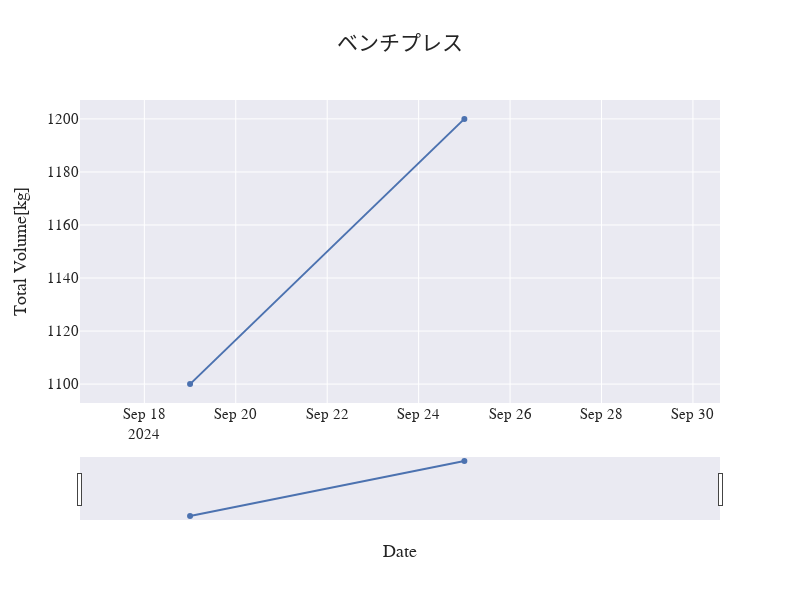

Notebook code cell kept with this figure:
### Code cell
menu = training_menus[2]
import plotly.graph_objects as go
fig = go.Figure()
fig.add_trace(go.Scatter(x=total_volume_df["日付"],
                         y=total_volume_df[menu], 
                         connectgaps=True))

fig.update_xaxes(rangeslider={"visible":True}) # X軸に range slider を表示（下図参照）

# fig.update_yaxes(scaleanchor="x", scaleratio=1) # Y軸のスケールをX軸と同じに（plt.axis("equal")）

fig.update_layout(title=menu) # グラフタイトルを設定
fig.update_layout(font={"family":"Meiryo", "size":15}) # フォントファミリとフォントサイズを指定
# fig.u

displayed_day = 14
print(dt.datetime.today()-dt.timedelta(displayed_day))
fig.update_layout(template="seaborn",
                  xaxis_title="Date",
                  yaxis_title="Total Volume[kg]",
                  width=800,
                  height=600,
                  xaxis=dict(range=[dt.datetime.today() - dt.timedelta(days=displayed_day), dt.datetime.today()])
                  )
fig.show()

### Figure 1 — Plotly figure (JSON) as saved in the notebook; plotly's stock layout.template omitted (floating-point values rounded to 4 significant figures)
{"data": [{"connectgaps": true, "type": "scatter", "x": ["2024-09-19T00:00:00", "2024-09-21T00:00:00", "2024-09-23T00:00:00", "2024-09-25T00:00:00", "2024-09-29T00:00:00"], "y": [1100, null, null, 1200, null]}], "layout": {"font": {"family": "Meiryo", "size": 15}, "height": 600, "title": {"text": "ベンチプレス"}, "width": 800, "xaxis": {"range": ["2024-09-16T14:12:48.343645", "2024-09-30T14:12:48.343653"], "rangeslider": {"visible": true}, "title": {"text": "Date"}}, "yaxis": {"title": {"text": "Total Volume[kg]"}}}}
